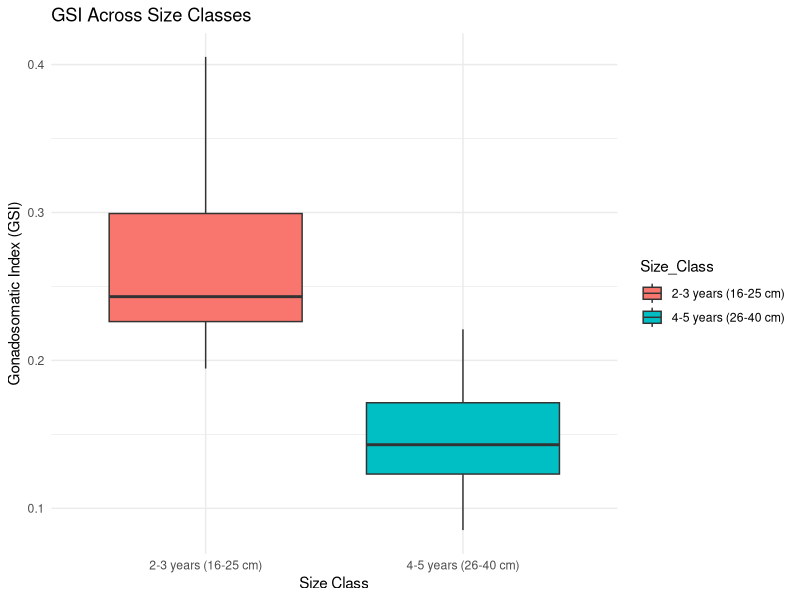
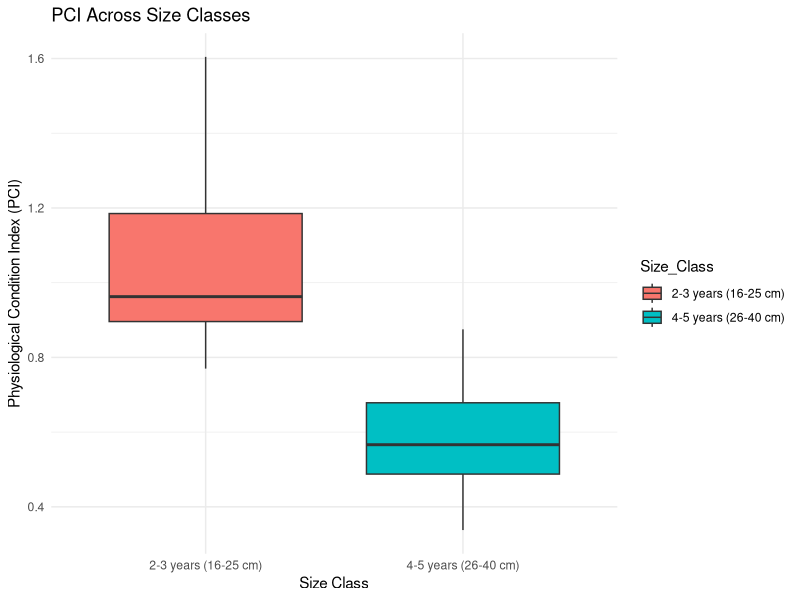

Source code (R) for these figures, in order:
## ---- chunk 1
library(dplyr)
library(ggplot2)
library(car)
## ---- chunk 2
cots_data <- data.frame(
  Total_Body_Weight = c(860, 820, 680, 700, 300, 400, 620, 660, 240, 320, 280, 680, 760, 410, 730, 880, 560, 780, 940, 440, 570, 500, 360, 580, 400, 500, 440, 340, 680, 330, 490, 560, 440, 420, 1140, 1070, 520, 440, 780),
  Diameter = c(32, 33, 27, 30, 23, 25, 27, 26, 22, 25, 21, 26, 34, 25, 32, 34, 28, 32, 32, 25, 28, 25, 24, 26, 22, 29, 27, 21, 32, 23, 25, 27, 25, 24, 40, 36, 28, 29.5, 31),
  Number_of_Arms = c(15, 13, 13, 14, 14, 10, 14, 14, 14, 15, 14, 15, 13, 13, 14, 14, 14, 14, 15, 13, 14, 12, 15, 14, 15, 12, 14, 15, 14, 15, 13, 15, 13, 14, 13, 15, 12, 15, 15),
  PCI = c(0.4477, 0.4696, 0.5663, 0.5501, 1.2835, 0.9626, 0.6211, 0.5834, 1.6044, 1.2033, 1.3752, 0.5663, 0.5067, 0.9392, 0.5275, 0.4376, 0.6876, 0.4937, 0.4096, 0.8751, 0.6755, 0.7701, 1.0696, 0.6639, 0.9626, 0.7701, 0.8751, 1.1325, 0.5663, 1.1668, 0.7858, 0.6876, 0.8751, 0.9168, 0.3378, 0.3599, 0.7405, 0.8751, 0.4937),
  GSI = c(0.1131, 0.1186, 0.1430, 0.1389, 0.3242, 0.2431, 0.1569, 0.1473, 0.4052, 0.3039, 0.3473, 0.1430, 0.1280, 0.2372, 0.1332, 0.1105, 0.1737, 0.1247, 0.1035, 0.2210, 0.1706, 0.1945, 0.2701, 0.1677, 0.2431, 0.1945, 0.2210, 0.2860, 0.1430, 0.2947, 0.1985, 0.1737, 0.2210, 0.2315, 0.0853, 0.0909, 0.1870, 0.2210, 0.1247)
)

cots_data <- cots_data %>%
  mutate(Size_Class = case_when(
    Diameter < 10 ~ "<1 year (<10 cm)",
    Diameter >= 10 & Diameter <= 15 ~ "1-2 years (10-15 cm)",
    Diameter >= 16 & Diameter <= 25 ~ "2-3 years (16-25 cm)",
    Diameter >= 26 & Diameter <= 40 ~ "4-5 years (26-40 cm)",
    Diameter > 40 ~ ">5 years (>40 cm)"
  ))
## ---- chunk 3
shapiro.test(cots_data$GSI)
shapiro.test(cots_data$PCI)
## ---- chunk 4
leveneTest(GSI ~ Size_Class, data = cots_data)
leveneTest(PCI ~ Size_Class, data = cots_data)
## ---- chunk 5
gsi_anova <- aov(GSI ~ Size_Class, data = cots_data)
summary(gsi_anova)

pci_anova <- aov(PCI ~ Size_Class, data = cots_data)
summary(pci_anova)
## ---- chunk 6
kruskal.test(GSI ~ Size_Class, data = cots_data)
kruskal.test(PCI ~ Size_Class, data = cots_data)
## ---- chunk 7
ggplot(cots_data, aes(x = Size_Class, y = GSI, fill = Size_Class)) +
  geom_boxplot() +
  labs(title = "GSI Across Size Classes", x = "Size Class", y = "Gonadosomatic Index (GSI)") +
  theme_minimal()


ggplot(cots_data, aes(x = Size_Class, y = PCI, fill = Size_Class)) +
  geom_boxplot() +
  labs(title = "PCI Across Size Classes", x = "Size Class", y = "Physiological Condition Index (PCI)") +
  theme_minimal()
